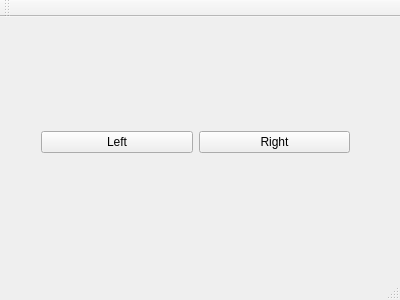
<?xml version="1.0" encoding="UTF-8"?>
<ui version="4.0">
 <class>MainWindow</class>
 <widget class="QMainWindow" name="MainWindow">
  <property name="geometry">
   <rect>
    <x>0</x>
    <y>0</y>
    <width>400</width>
    <height>300</height>
   </rect>
  </property>
  <property name="windowTitle">
   <string>MainWindow</string>
  </property>
  <widget class="QWidget" name="centralWidget">
   <widget class="QWidget" name="horizontalLayoutWidget">
    <property name="geometry">
     <rect>
      <x>30</x>
      <y>50</y>
      <width>331</width>
      <height>151</height>
     </rect>
    </property>
    <layout class="QHBoxLayout" name="horizontalLayout">
     <item>
      <widget class="QPushButton" name="pushButton_2">
       <property name="text">
        <string>Left</string>
       </property>
      </widget>
     </item>
     <item>
      <widget class="QPushButton" name="pushButton">
       <property name="text">
        <string>Right</string>
       </property>
      </widget>
     </item>
    </layout>
   </widget>
  </widget>
  <widget class="QMenuBar" name="menuBar">
   <property name="geometry">
    <rect>
     <x>0</x>
     <y>0</y>
     <width>400</width>
     <height>26</height>
    </rect>
   </property>
  </widget>
  <widget class="QToolBar" name="mainToolBar">
   <attribute name="toolBarArea">
    <enum>TopToolBarArea</enum>
   </attribute>
   <attribute name="toolBarBreak">
    <bool>false</bool>
   </attribute>
  </widget>
  <widget class="QStatusBar" name="statusBar"/>
 </widget>
 <layoutdefault spacing="6" margin="11"/>
 <resources/>
 <connections/>
</ui>
